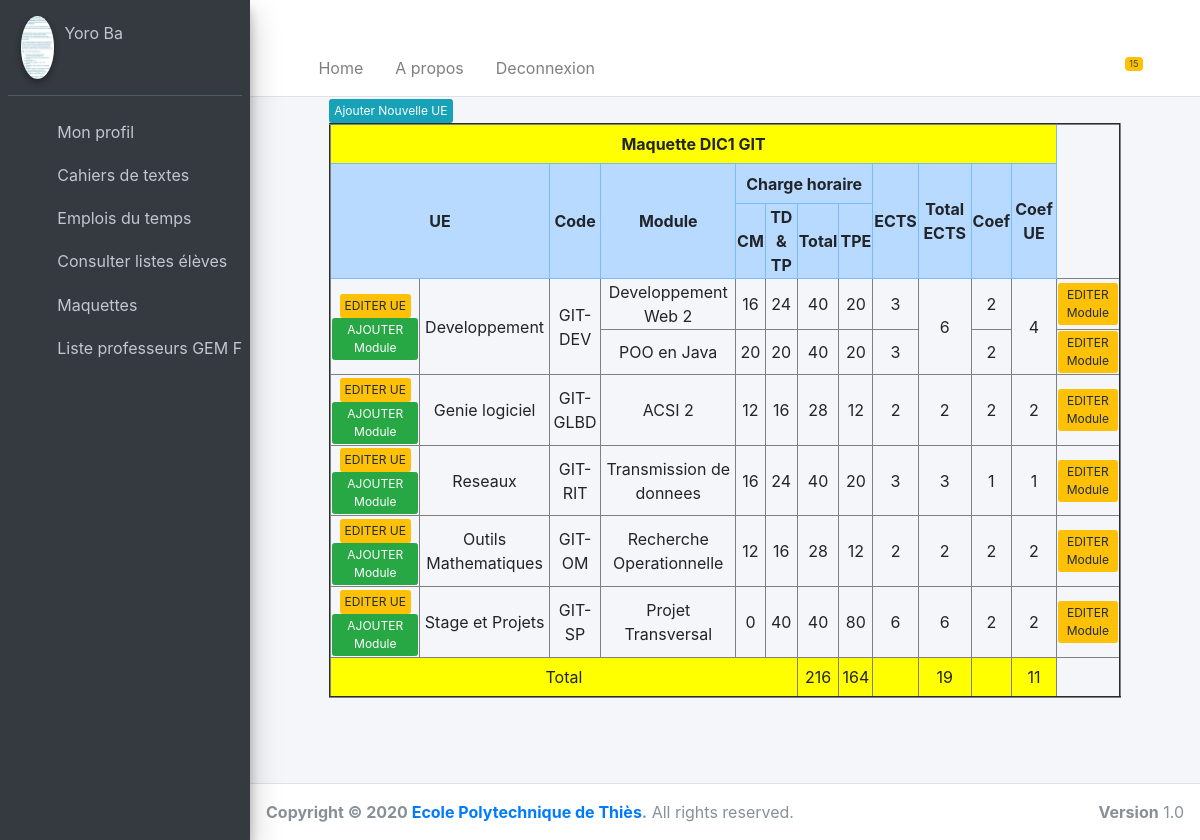
Screenshot of /authentification/MaquetteClasse/2/2/2/ with the database file from the repository.
### authentification/models.py (models this page shows)
class Professeur(models.Model):
    prenom = models.CharField(max_length=40)
    nom = models.CharField(max_length=20)
    email = models.EmailField(unique=True, null=False)
    telephone = models.IntegerField()
    respClasse = models.CharField(default='Non', max_length=40)
    respDept = models.CharField(default='Non', max_length=40)
    genre = models.CharField(max_length=20, default='genre',null=True)
    profil = models.ImageField(upload_to="photos/",default='/media/photos/avatar1.png/')
    mot_de_passe = models.CharField(null=False, max_length=40)

class Departement(models.Model):
    nom_dept = models.CharField('nom_dept', max_length=30)
    systeme = models.CharField('nom_dept', max_length=30, default='semestriel')
    chef_dept = models.ForeignKey('Professeur',on_delete=models.CASCADE, default="1")

class Classe(models.Model):
    nom_classe = models.CharField('nom_classe', max_length=10)
    departement = models.ForeignKey('Departement', on_delete=models.CASCADE)

class Module(models.Model):
    nom=models.CharField(max_length=40)
    CM=models.IntegerField()
    TD_TP=models.IntegerField()
    TPE=models.IntegerField()
    ECTS=models.IntegerField()
    coef=models.IntegerField()
    classe = models.ForeignKey('Classe',on_delete=models.CASCADE)
    UE = models.ForeignKey('UE',on_delete=models.CASCADE)
    total = models.IntegerField(default=0)

class UE(models.Model):
    nom=models.CharField(max_length=40)
    codeUE=models.CharField(max_length=40)
    departement = models.ForeignKey('Departement', on_delete=models.CASCADE)
    total_ECTS = models.IntegerField(default=0)
    total_coef = models.IntegerField(default=0)
    nbre_modules = models.IntegerField(default=0)

### authentification/views.py (the view, shortened to what this page needs)
# urls.py: path('MaquetteClasse/<int:user>/<int:cleUser>/<int:cleClasse>/', views.MaquetteClasse, name='MaquetteClasse'),
def MaquetteClasse(request,user,cleUser,cleClasse):
	classe = Classe.objects.all()
	dept = Departement.objects.all()
	prof = Professeur.objects.all()
	eleve = Eleve.objects.all()
	cl = Classe.objects.get(pk=cleClasse)
	ue = UE.objects.all()
	matiere = Matiere.objects.all()
	module = Module.objects.all()
	if cl.departement.systeme == 'lmd':
		for m in module:
			m.total = m.CM + m.TD_TP
			m.save()
		for u in ue:
			u.total_ECTS = 0
			u.total_coef = 0
			u.nbre_modules = 0
			for m in module:
				if m.UE == u and m.classe.nom_classe == cl.nom_classe :
					u.total_ECTS += m.ECTS
					u.total_coef += m.coef
					u.nbre_modules += 1
				u.save()
		totalCH=0
		totalTPE=0
		totalECTS=0
		totalCoef=0
		for m in module :
			if m.classe.nom_classe == cl.nom_classe :
				totalCH += m.total
				totalTPE += m.TPE
				totalECTS += m.ECTS
				totalCoef += m.coef
		if user == 1:
			el = Eleve.objects.get(pk=cleUser)
			return render(request, 'registration/maquetteClasse.Eleve.html', {'classe':classe,'cl':cl,'eleve':el,'prof':prof,'dept':dept, 'UE':ue, 'matiere':matiere, 'module':module, 'totalCH':totalCH, 'totalTPE':totalTPE, 'totalECTS':totalECTS, 'totalCoef':totalCoef})
		if user == 2:
			pr = Professeur.objects.get(pk=cleUser)
			return render(request, 'registration/maquetteClasse.Prof.html', {'classe':classe,'cl':cl,'prof':pr,'dept':dept,'eleve':eleve, 'UE':ue, 'matiere':matiere, 'module':module, 'totalCH':totalCH, 'totalTPE':totalTPE, 'totalECTS':totalECTS, 'totalCoef':totalCoef})
	return LogoutView()

### authentification/templatetags/define_action.py (called while the page is built)
@register.simple_tag
def define(val=None):
  return val

### authentification/Templates/registration/maquetteClasse.Prof.html (shortened to what this page needs)
{% extends "registration/baseProf.html" %}
{% block links %}
    {% load static %}
        <link rel="stylesheet" href="{% static "maquette/maquette.css" %}">
    {% endblock %}
{% block content %}
<div class="content-wrapper">
    {% if cl.departement.systeme == "lmd" %}
    <a href="{% url 'addUE' prof.pk cl.pk %}" type="button" class="offset-md-1 btn btn-xs btn-info">Ajouter Nouvelle UE</a>
    <table class="col-md-10 offset-md-1" border="2">
            <thead class="table-primary">
            <tr id="entete">
                <th colspan="24"><center>Maquette {{cl.nom_classe}}</center></th>
            </tr id="entete">
            <tr>
                <th colspan="5" rowspan="2">UE</th>
                <th colspan="3" rowspan="2">Code</th>
                <th colspan="8" rowspan="2">Module</th>
                <th colspan="4">Charge horaire</th>
                <th rowspan="2">ECTS</th rowspan="2">
                <th rowspan="2">Total ECTS</th rowspan="2">
                <th rowspan="2">Coef</th rowspan="2">
                <th rowspan="2">Coef UE</th rowspan="2">
            </tr>
            <tr>
                <th>CM</th>
                <th>TD & TP</th>
                <th>Total</th>
                <th>TPE</th>
            </tr>
            </thead>
            <tbody>
            {% load define_action %}
            {% for ue in UE %}
                {% for m in module %}
                {% if m.UE == ue and m.classe.nom_classe == cl.nom_classe %}
                    <tr>
                    {% if action != "debute" %}
                    <td rowspan="{{ ue.nbre_modules }}">
                        <a  type="button" class="btn btn-xs btn-warning" href="{% url 'editUE' prof.pk cl.pk ue.pk %}"> EDITER UE </a>
                        <a  type="button" class="btn btn-xs btn-success" href="{% url 'addModule' prof.pk cl.pk %}">AJOUTER Module </a>
                    </td>
                    <td colspan="4" rowspan="{{ ue.nbre_modules }}">{{ue.nom}}</td>
                    <td colspan="3" rowspan="{{ ue.nbre_modules }}">{{ue.codeUE}}</td>
                    {% endif %}
                    <td colspan="8">{{m.nom}}</td>
                    <td>{{m.CM}}</td>
                    <td>{{m.TD_TP}}</td>
                    <td>{{m.total}}</td>
                    <td>{{m.TPE}}</td>
                    <td>{{m.ECTS}}</td>
                    {% if action != "debute" %}
                    <td rowspan="{{ ue.nbre_modules }}">{{ue.total_ECTS}}</td>
                    {% endif %}
                    <td>{{m.coef}}</td>
                    {% if action != "debute" %}
                    <td rowspan="{{ ue.nbre_modules }}">{{ue.total_coef}}</td>
                    {% endif %}
                    <td>
                        <a  type="button" class="btn btn-xs btn-warning" href="{% url 'editModule' prof.pk cl.pk m.pk %}"> EDITER Module </a>
                    </td>
                    </tr>
                    {% define "debute" as action %}
                {% endif %}
                {% endfor %}
            {% endfor %}
            <tr id="pied">
                <td colspan="18">Total</td>
                <td>{{totalCH}}</td>
                <td>{{totalTPE}}</td>
                <td></td>
                <td>{{totalECTS}}</td>
                <td></td>
                <td>{{totalCoef}}</td>
            </tr id="pied">
            </tbody>
        {% elif cl.departement.systeme == "semestriel" %}
                {% load define_action %}
        {% endif %}
      </table>
</div>
{% endblock %}

### authentification/Templates/registration/baseProf.html (shortened to what this page needs)
{% load static %}
<!DOCTYPE html>
<html>
<head>
  <link rel="stylesheet" href="{% static "dashboard/plugins/fontawesome-free/css/all.min.css" %}">
  <link rel="stylesheet" href="{% static "dashboard/ionicons.min.css" %}">
  <link rel="stylesheet" href="{% static "dashboard/plugins/tempusdominus-bootstrap-4/css/tempusdominus-bootstrap-4.min.css" %}">
  <link rel="stylesheet" href="{% static "dashboard/plugins/icheck-bootstrap/icheck-bootstrap.min.css" %}">
  <link rel="stylesheet" href="{% static "dashboard/plugins/jqvmap/jqvmap.min.css" %}">
  <link rel="stylesheet" href="{% static "dashboard/dist/css/adminlte.min.css" %}">
  <link rel="stylesheet" href="{% static "dashboard/plugins/overlayScrollbars/css/OverlayScrollbars.min.css" %}">
  <link rel="stylesheet" href="{% static "dashboard/plugins/daterangepicker/daterangepicker.css" %}">
  <link rel="stylesheet" href="{% static "dashboard/plugins/summernote/summernote-bs4.css" %}">
  <link rel="stylesheet" href="{% static "dashboard/cameïrou.css" %}">
  {% block links %}{% endblock %}
</head>
<body class="hold-transition sidebar-mini layout-fixed">
<div class="wrapper">
  {% block navbar %}
  <nav class="main-header navbar navbar-expand navbar-white navbar-light">
    <ul class="navbar-nav">
      <li class="nav-item">
        <a class="nav-link" data-widget="pushmenu" href="#"><i class="fas fa-bars"></i></a>
      </li>
      <li class="nav-item d-none d-sm-inline-block">
        <a href="registration/dashboardProfesseur.html" class="nav-link">Home</a>
      </li>
      <li class="nav-item d-none d-sm-inline-block">
        <a href="#" class="nav-link">A propos</a>
      </li>
      <li class="nav-item d-none d-sm-inline-block">
        <a href="{% url 'connexion' %}" class="nav-link">Deconnexion</a>
      </li>
    </ul>
    <ul class="navbar-nav ml-auto">
      <li class="nav-item dropdown">
        <a class="nav-link" data-toggle="dropdown" href="#">
          <span class="badge badge-warning navbar-badge">15</span>
        </a>
      </li>
      <li class="nav-item">
        <a class="nav-link" data-widget="control-sidebar" data-slide="true" href="#">
          <i class="fas fa-th-large"></i>
        </a>
      </li>
    </ul>
  </nav>
  {% endblock %}
  <aside class="main-sidebar sidebar-dark-primary elevation-4">
    <div class="sidebar">
      <div class="user-panel mt-3 pb-3 mb-3 d-flex">
        <div class="image">
          <img src="{{ prof.profil.url }}" class="img-circle elevation-2" alt="User Image">
        </div>
        <div class="info">
          <a href="{% url 'profilProf' prof.pk %}" class="d-block">{{prof.prenom}} {{prof.nom}}</a>
        </div>
      </div>
      <nav class="mt-2">
        <ul class="nav nav-pills nav-sidebar flex-column" data-widget="treeview" role="menu" data-accordion="false">
          <li class="nav-item has-treeview">
            <a href="{% url 'profilProf' prof.pk %}" class="nav-link">
              <i class="nav-icon far fa-image"></i>
              <p>
                Mon profil
              </p>
            </a>
          </li>
          <li class="nav-item">
            <a href="{% url 'CDT' 2 prof.pk %}" class="nav-link">
              <i class="nav-icon fas fa-book"></i>
              <p>
                Cahiers de textes
              </p>
            </a>
          </li>
          <li class="nav-item">
            <a href="{% url 'EDT' 2 prof.pk %}" class="nav-link">
              <i class="nav-icon fas fa-book"></i>
              <p>
                Emplois du temps
              </p>
            </a>
          </li>
          <li class="nav-item has-treeview">
            <a href="#" class="nav-link">
              <i class="nav-icon fas fa-book"></i>
              <p>
                Consulter listes élèves
              </p>
            </a>
          </li>
          <li class="nav-item has-treeview">
            <a href="{% url 'Maquette' 2 prof.pk %}" class="nav-link">
              <i class="nav-icon fas fa-book"></i>
              <p>
                Maquettes
              </p>
            </a>
          </li>
          {% for d in dept %}
            {% if prof.respDept == d.nom_dept %}
                <li class="nav-item has-treeview">
                  <a href="#" class="nav-link">
                    <i class="nav-icon fas fa-book"></i>
                    <p>
                      Liste professeurs {{d.nom_dept}}
                    </p>
                  </a>
                </li>
            {% endif %}
          {% endfor %}
        </ul>
      </nav>
    </div>
  </aside>
  {% block content %}{% endblock %}
  {% block footer %}
  <footer class="main-footer">
    <strong>Copyright &copy; 2020 <a href="http://ept.sn">Ecole Polytechnique de Thiès</a>.</strong>
    All rights reserved.
    <div class="float-right d-none d-sm-inline-block">
      <b>Version</b> 1.0
    </div>
  </footer>
  {% endblock %}
</div>
</body>
</html>

### authentification/static/maquette/maquette.css (style rules this page uses)
#entete, #pied { text-align: center; background-color: yellow; }
body { margin-top: 5vh; }
tr { height: 5vh; text-align: center; }

### rows the page displays
Professeur: profil (picture), prenom "Yoro", nom "Ba"
Departement: nom_dept "GEM…"
Classe: nom_classe "DIC1 GIT"
UE: nom "Developpement", codeUE "GIT-DEV", total_ECTS "6", total_coef "4"
Module: nom "Developpement Web 2", CM "16", TD_TP "24", total "40", TPE "20", ECTS "3", coef "2"
Module: nom "POO en Java", CM "20", TD_TP "20", total "40", TPE "20", ECTS "3", coef "2"
UE: nom "Genie logiciel", codeUE "GIT-GLBD", total_ECTS "2", total_coef "2"
Module: nom "ACSI 2", CM "12", TD_TP "16", total "28", TPE "12", ECTS "2", coef "2"
UE: nom "Reseaux", codeUE "GIT-RIT", total_ECTS "3", total_coef "1"
Module: nom "Transmission de donnees", CM "16", TD_TP "24", total "40", TPE "20", ECTS "3", coef "1"
UE: nom "Outils Mathematiques", codeUE "GIT-OM", total_ECTS "2", total_coef "2"
Module: nom "Recherche Operationnelle", CM "12", TD_TP "16", total "28", TPE "12", ECTS "2", coef "2"
UE: nom "Stage et Projets", codeUE "GIT-SP", total_ECTS "6", total_coef "2"
Module: nom "Projet Transversal", CM "0", TD_TP "40", total "40", TPE "80", ECTS "6", coef "2"

### other values shown
{{ totalCH }} "216"
{{ totalTPE }} "164"
{{ totalECTS }} "19"
{{ totalCoef }} "11"
